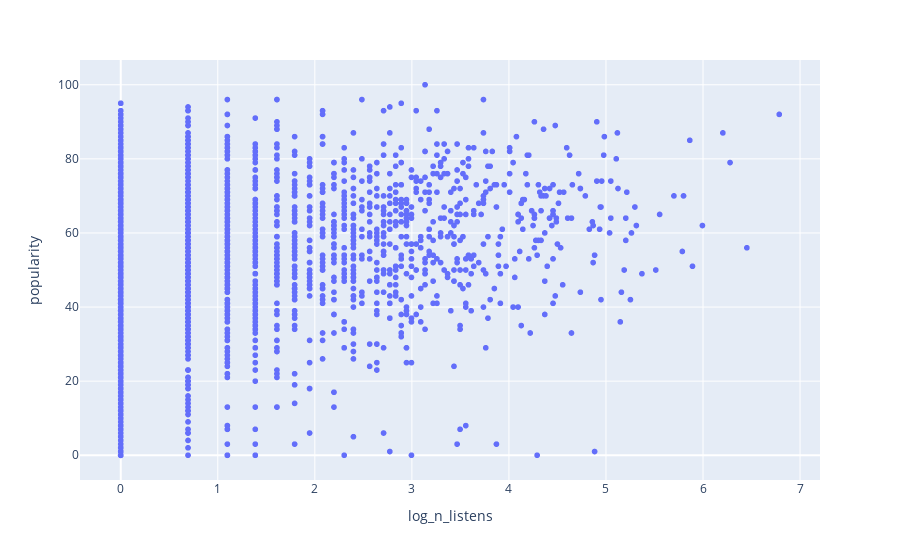

Notebook source saved alongside this figure:
### Code cell
artists_temp = artists.copy()
artists_temp['log_n_listens'] = np.log(artists_temp['n_listens'])
fig = px.scatter(artists_temp, x="log_n_listens", y="popularity", hover_data=['artistName','n_listens'])
fig.show()

### Figure 1 — Plotly figure (JSON) as saved in the notebook; plotly's stock layout.template omitted (floating-point values rounded to 4 significant figures; data arrays with more than 128 entries replaced by an {"elided": "..."} marker saying what was removed)
{"data": [{"customdata": {"elided": "2568x2 mixed values"}, "hovertemplate": "log_n_listens=%{x}<br>popularity=%{y}<br>artistName=%{customdata[0]}<br>n_listens=%{customdata[1]}<extra></extra>", "legendgroup": "", "marker": {"color": "#636efa", "symbol": "circle"}, "mode": "markers", "name": "", "showlegend": false, "type": "scattergl", "x": {"elided": "2568 float values"}, "xaxis": "x", "y": {"elided": "2568 int values"}, "yaxis": "y"}], "layout": {"legend": {"tracegroupgap": 0}, "margin": {"t": 60}, "xaxis": {"anchor": "y", "domain": [0, 1], "title": {"text": "log_n_listens"}}, "yaxis": {"anchor": "x", "domain": [0, 1], "title": {"text": "popularity"}}}}
